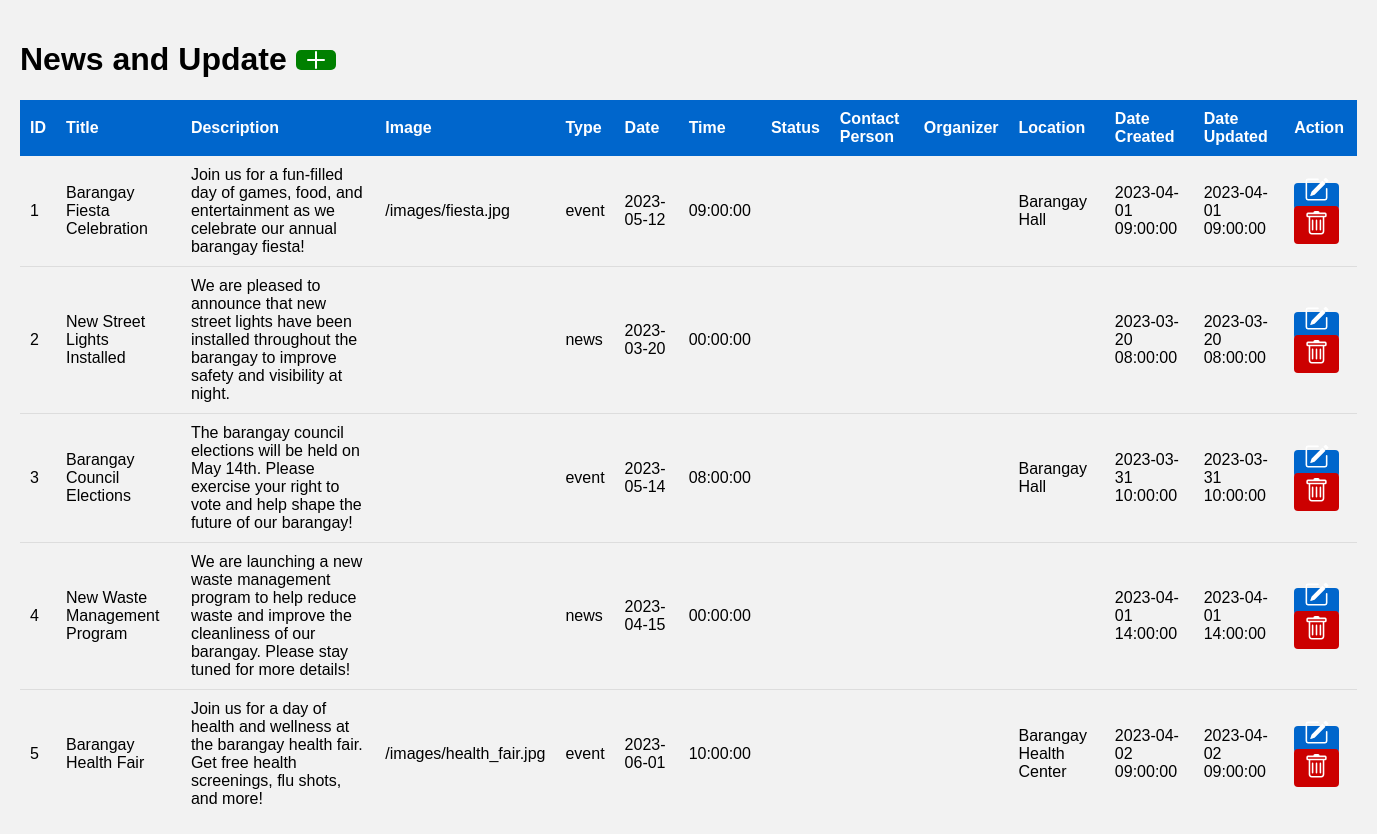
The app's page /Client/functions/NewsUpdate/TableNews.php, older data.
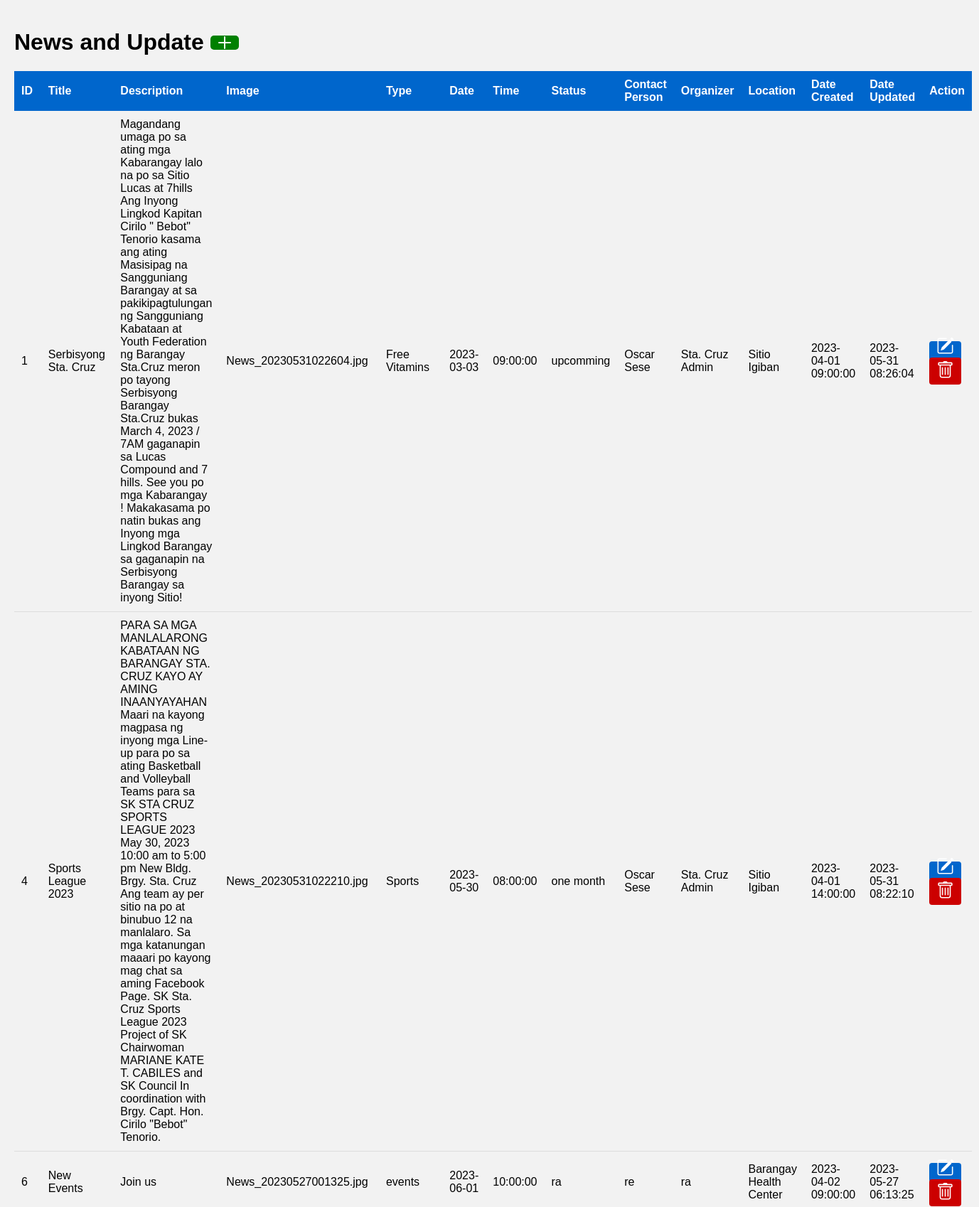
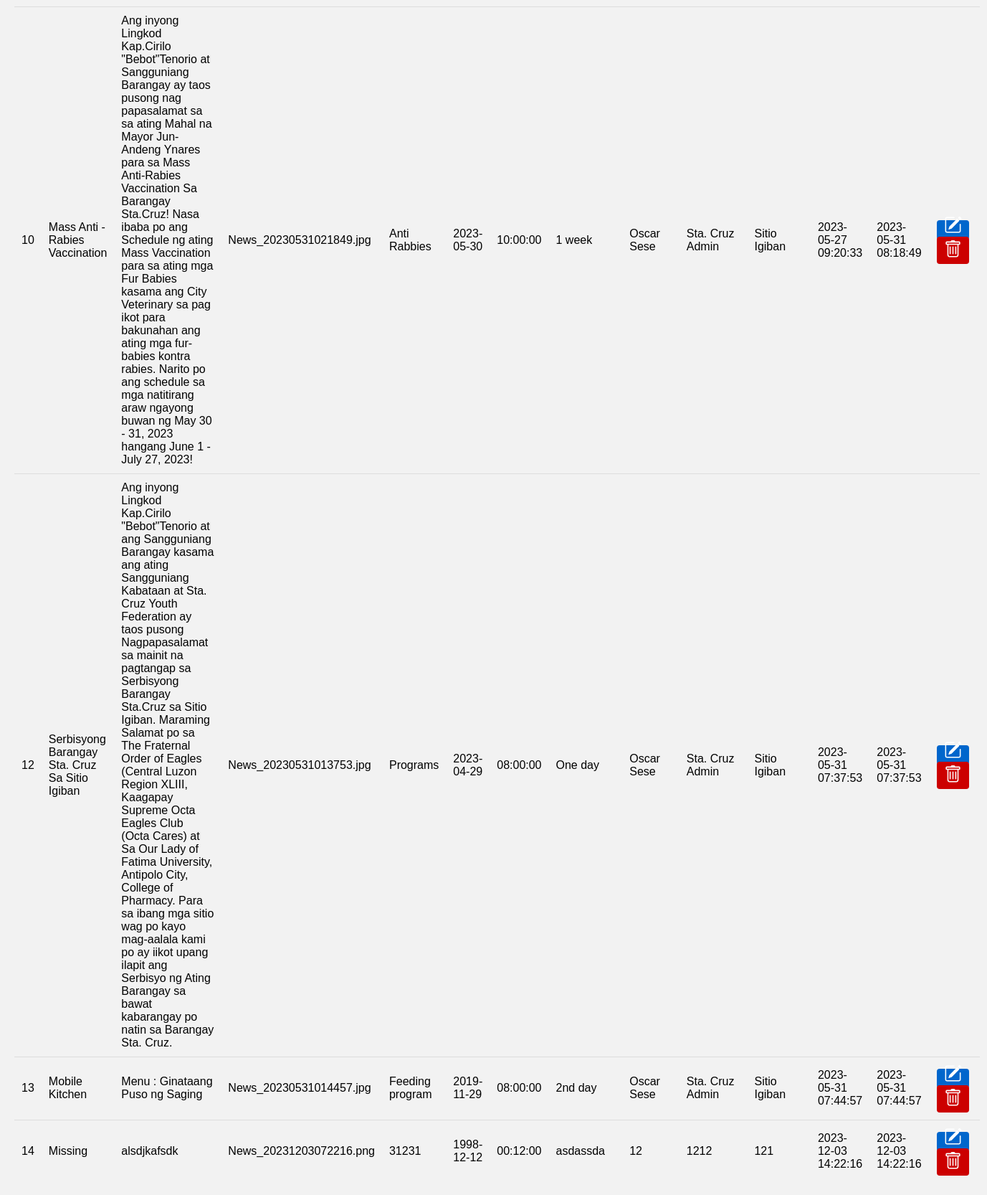
The same page, newer data (2 pictures, top to bottom).
### tables this page shows
CREATE TABLE `news_events` (
  `id` int(11) NOT NULL AUTO_INCREMENT,
  `title` varchar(100) DEFAULT NULL,
  `description` text DEFAULT NULL,
  `image` varchar(100) DEFAULT NULL,
  `type` varchar(20) DEFAULT NULL,
  `date` date DEFAULT NULL,
  `time` time DEFAULT NULL,
  `status` varchar(50) DEFAULT NULL,
  `contact_person` varchar(50) DEFAULT NULL,
  `organizer` varchar(50) DEFAULT NULL,
  `location` varchar(100) DEFAULT NULL,
  `date_created` datetime DEFAULT NULL,
  `date_updated` datetime NOT NULL,
  `active` int(1) DEFAULT 1,
  PRIMARY KEY (`id`,`date_updated`)
);

### Client/functions/NewsUpdate/TableNews.php (the view, shortened to what this page needs)
<!DOCTYPE html>
<html>
<head>
</head>
<body>
    <?php
    include_once '../../../db.php';
    ?>
<h1>News and Update <a href="AddNews.php" style="display: inline-block; background-color: green; color: white; padding: 10px 20px; text-decoration: none; border-radius: 5px; position: relative;">
    <svg xmlns="http://www.w3.org/2000/svg" fill="none" viewBox="0 0 24 24" stroke="currentColor" style="width: 24px; height: 24px; position: absolute; top: 50%; left: 50%; transform: translate(-50%, -50%);">
        <path stroke-linecap="round" stroke-linejoin="round" stroke-width="2" d="M12 4v16m8-8H4"></path>
    </svg>
</a></h1>
    <table>
        <thead>
            <tr>
                <th>ID</th>
                <th>Title</th>
                <th>Description</th>
                <th>Image</th>
                <th>Type</th>
                <th>Date</th>
                <th>Time</th>
                <th>Status</th>
                <th>Contact Person</th>
                <th>Organizer</th>
                <th>Location</th>
                <th>Date Created</th>
                <th>Date Updated</th>
                <th>Action</th>
            </tr>
        </thead>
        <tbody>
            <?php
            $sql = "SELECT * FROM news_events";
            $result = $conn->query($sql);
            if ($result->num_rows > 0) {
                while ($row = $result->fetch_assoc()) {
                    echo '<tr>';
                    echo '<td>' . $row['id'] . '</td>';
                    echo '<td>' . $row['title'] . '</td>';
                    echo '<td>' . $row['description'] . '</td>';
                    echo '<td>' . $row['image'] . '</td>';
                    echo '<td>' . $row['type'] . '</td>';
                    echo '<td>' . $row['date'] . '</td>';
                    echo '<td>' . $row['time'] . '</td>';
                    echo '<td>' . $row['status'] . '</td>';
                    echo '<td>' . $row['contact_person'] . '</td>';
                    echo '<td>' . $row['organizer'] . '</td>';
                    echo '<td>' . $row['location'] . '</td>';
                    echo '<td>' . $row['date_created'] . '</td>';
                    echo '<td>' . $row['date_updated'] . '</td>';
                    echo '<td>';
                    echo '<a href="EditNews.php?id=' . $row['id'] . '" class="edit-btn"><svg xmlns="http://www.w3.org/2000/svg" width="25" height="25" fill="currentColor" class="bi bi-pencil-square" viewBox="0 0 16 16">
                    <path d="M15.502 1.94a.5.5 0 0 1 0 .706L14.459 3.69l-2-2L13.502.646a.5.5 0 0 1 .707 0l1.293 1.293zm-1.75 2.456-2-2L4.939 9.21a.5.5 0 0 0-.121.196l-.805 2.414a.25.25 0 0 0 .316.316l2.414-.805a.5.5 0 0 0 .196-.12l6.813-6.814z"/>
                    <path fill-rule="evenodd" d="M1 13.5A1.5 1.5 0 0 0 2.5 15h11a1.5 1.5 0 0 0 1.5-1.5v-6a.5.5 0 0 0-1 0v6a.5.5 0 0 1-.5.5h-11a.5.5 0 0 1-.5-.5v-11a.5.5 0 0 1 .5-.5H9a.5.5 0 0 0 0-1H2.5A1.5 1.5 0 0 0 1 2.5v11z"/>
                  </svg></a>';
                    echo '<button class="delete-btn" onclick="showConfirmationDialog(' . $row['id'] . ', \'' . $row['title'] . '\', \'' . $row['description'] . '\')"><svg xmlns="http://www.w3.org/2000/svg" width="25" height="25" fill="currentColor" class="bi bi-trash" viewBox="0 0 16 16">
                    <path d="M5.5 5.5A.5.5 0 0 1 6 6v6a.5.5 0 0 1-1 0V6a.5.5 0 0 1 .5-.5Zm2.5 0a.5.5 0 0 1 .5.5v6a.5.5 0 0 1-1 0V6a.5.5 0 0 1 .5-.5Zm3 .5a.5.5 0 0 0-1 0v6a.5.5 0 0 0 1 0V6Z"/>
                    <path d="M14.5 3a1 1 0 0 1-1 1H13v9a2 2 0 0 1-2 2H5a2 2 0 0 1-2-2V4h-.5a1 1 0 0 1-1-1V2a1 1 0 0 1 1-1H6a1 1 0 0 1 1-1h2a1 1 0 0 1 1 1h3.5a1 1 0 0 1 1 1v1ZM4.118 4 4 4.059V13a1 1 0 0 0 1 1h6a1 1 0 0 0 1-1V4.059L11.882 4H4.118ZM2.5 3h11V2h-11v1Z"/>
                  </svg></button>';
                    echo '</td>';
                    echo '</tr>';
                }
            } else {
                echo '<tr><td colspan="14">No events found.</td></tr>';
            }
            ?>
        </tbody>
    </table>
</body>
</html>

Row changes from the older to the newer data that the page shows:
removed news_events: id "1", title "Barangay Fiesta Celebration", description "Join us for a fun-filled day of games, food, and entertainment as we celebrate our annual barangay fiesta!", image "/images/fiesta.jpg", type "event", date "2023-05-12", time "09:00:00", location "Barangay Hall", date_created "2023-04-01 09:00:00", date_updated "2023-04-01 09:00:00"
removed news_events: id "2", title "New Street Lights Installed", description "We are pleased to announce that new street lights have been installed throughout the barangay to improve safety and visibility at night.", type "news", date "2023-03-20", time "00:00:00", date_created "2023-03-20 08:00:00", date_updated "2023-03-20 08:00:00"
removed news_events: id "3", title "Barangay Council Elections", description "The barangay council elections will be held on May 14th. Please exercise your right to vote and help shape the future of our barangay!", type "event", date "2023-05-14", time "08:00:00", location "Barangay Hall", date_created "2023-03-31 10:00:00", date_updated "2023-03-31 10:00:00"
removed news_events: id "4", title "New Waste Management Program", description "We are launching a new waste management program to help reduce waste and improve the cleanliness of our barangay. Please stay tuned for more details!", type "news", date "2023-04-15", time "00:00:00", date_created "2023-04-01 14:00:00", date_updated "2023-04-01 14:00:00"
removed news_events: id "5", title "Barangay Health Fair", description "Join us for a day of health and wellness at the barangay health fair. Get free health screenings, flu shots, and more!", image "/images/health_fair.jpg", type "event", date "2023-06-01", time "10:00:00", location "Barangay Health Center", date_created "2023-04-02 09:00:00", date_updated "2023-04-02 09:00:00"
added news_events: id "1", title "Serbisyong Sta. Cruz", description "Magandang umaga po sa ating mga Kabarangay lalo na po sa Sitio Lucas at 7hills Ang Inyong Lingkod Kapitan Cirilo \" Bebot\" Tenorio kasama ang ating Masisipag na Sangguniang Barangay at sa pakikipagtulungan ng Sangguniang Kabataan at Youth Federation ng Barangay Sta.Cruz meron po tayong Serbisyong Barangay Sta.Cruz bukas March 4, 2023 / 7AM gaganapin sa Lucas Compound and 7 hills. See you po mga Kabarangay ! Makakasama po natin bukas ang Inyong mga Lingkod Barangay sa gaganapin na Serbisyong Barangay sa inyong Sitio!", image "News_20230531022604.jpg", type "Free Vitamins", date "2023-03-03", time "09:00:00", status "upcomming", contact_person "Oscar Sese", organizer "Sta. Cruz Admin", location "Sitio Igiban", date_created "2023-04-01 09:00:00", date_updated "2023-05-31 08:26:04"
added news_events: id "4", title "Sports League 2023", description "PARA SA MGA MANLALARONG KABATAAN NG BARANGAY STA. CRUZ KAYO AY AMING INAANYAYAHAN Maari na kayong magpasa ng inyong mga Line-up para po sa ating Basketball and Volleyball Teams para sa SK STA CRUZ SPORTS LEAGUE 2023 May 30, 2023 10:00 am to 5:00 pm New Bldg. Brgy. Sta. Cruz Ang team ay per sitio na po at binubuo 12 na manlalaro. Sa mga katanungan maaari po kayong mag chat sa aming Facebook Page. SK Sta. Cruz Sports League 2023 Project of SK Chairwoman MARIANE KATE T. CABILES and SK Council In coordination with Brgy. Capt. Hon. Cirilo \"Bebot\" Tenorio.", image "News_20230531022210.jpg", type "Sports", date "2023-05-30", time "08:00:00", status "one month", contact_person "Oscar Sese", organizer "Sta. Cruz Admin", location "Sitio Igiban", date_created "2023-04-01 14:00:00", date_updated "2023-05-31 08:22:10"
added news_events: id "6", title "New Events", description "Join us", image "News_20230527001325.jpg", type "events", date "2023-06-01", time "10:00:00", status "ra", contact_person "re", organizer "ra", location "Barangay Health Center", date_created "2023-04-02 09:00:00", date_updated "2023-05-27 06:13:25"
added news_events: id "10", title "Mass Anti - Rabies Vaccination", description "Ang inyong Lingkod Kap.Cirilo \"Bebot\"Tenorio at Sangguniang Barangay ay taos pusong nag papasalamat sa sa ating Mahal na Mayor Jun-Andeng Ynares para sa Mass Anti-Rabies Vaccination Sa Barangay Sta.Cruz! Nasa ibaba po ang Schedule ng ating Mass Vaccination para sa ating mga Fur Babies kasama ang City Veterinary sa pag ikot para bakunahan ang ating mga fur-babies kontra rabies. Narito po ang schedule sa mga natitirang araw ngayong buwan ng May 30 - 31, 2023 hangang June 1 - July 27, 2023!", image "News_20230531021849.jpg", type "Anti Rabbies", date "2023-05-30", time "10:00:00", status "1 week", contact_person "Oscar Sese", organizer "Sta. Cruz Admin", location "Sitio Igiban", date_created "2023-05-27 09:20:33", date_updated "2023-05-31 08:18:49"
added news_events: id "12", title "Serbisyong Barangay Sta. Cruz Sa Sitio Igiban", description "Ang inyong Lingkod Kap.Cirilo \"Bebot\"Tenorio at ang Sangguniang Barangay kasama ang ating Sangguniang Kabataan at Sta. Cruz Youth Federation ay taos pusong Nagpapasalamat sa mainit na pagtangap sa Serbisyong Barangay Sta.Cruz sa Sitio Igiban. Maraming Salamat po sa The Fraternal Order of Eagles (Central Luzon Region XLIII, Kaagapay Supreme Octa Eagles Club (Octa Cares) at Sa Our Lady of Fatima University, Antipolo City, College of Pharmacy. Para sa ibang mga sitio wag po kayo mag-aalala kami po ay iikot upang ilapit ang Serbisyo ng Ating Barangay sa bawat kabarangay po natin sa Barangay Sta. Cruz.", image "News_20230531013753.jpg", type "Programs", date "2023-04-29", time "08:00:00", status "One day", contact_person "Oscar Sese", organizer "Sta. Cruz Admin", location "Sitio Igiban", date_created "2023-05-31 07:37:53", date_updated "2023-05-31 07:37:53"
added news_events: id "13", title "Mobile Kitchen", description "Menu : Ginataang Puso ng Saging", image "News_20230531014457.jpg", type "Feeding program", date "2019-11-29", time "08:00:00", status "2nd day", contact_person "Oscar Sese", organizer "Sta. Cruz Admin", location "Sitio Igiban", date_created "2023-05-31 07:44:57", date_updated "2023-05-31 07:44:57"
added news_events: id "14", title "Missing", description "alsdjkafsdk", image "News_20231203072216.png", type "31231", date "1998-12-12", time "00:12:00", status "asdassda", contact_person "12", organizer "1212", location "121", date_created "2023-12-03 14:22:16", date_updated "2023-12-03 14:22:16"
